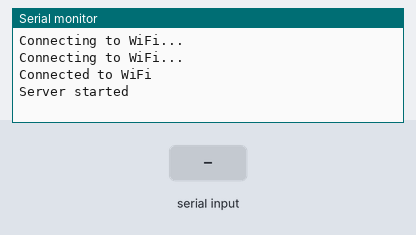
Simulated run of this sketch. Board: ESP8266 (NodeMCU). Shown: the last lines printed to the serial monitor. The inputs (shaded band) are chosen by the test bench. WiFi joins after 1.5 s; servers stay silent unless stated.

Above: at 3.2 s.
3.3 s: "1\n" received over Serial
At 4.5 s:
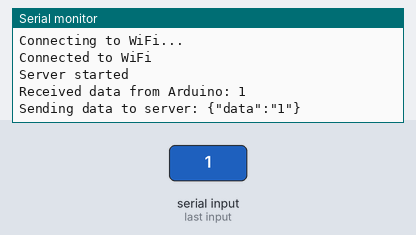
4.8 s: "0\n" received over Serial
At 5.9 s:
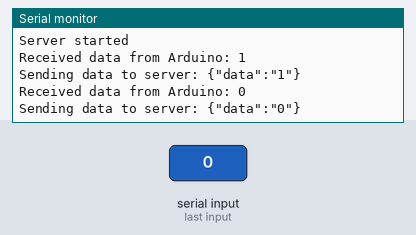

Measured:
- after the input at 3.3 s, the serial monitor: prints a new line at once (image 1)
- after the input at 4.8 s, the serial monitor: prints a new line at once (image 2)

The sketch:

SmartHome.ino
```cpp
#include <ESP8266WiFi.h>
#include <ESP8266WebServer.h>
#include <ArduinoJson.h>

const char* ssid = "Solo Xr";
const char* password = "SoloCodd";

ESP8266WebServer server(80);

void handleRoot() {
  server.send(200, "text/plain", "NodeMCU is running!");
}

void handleCommand() {
  if (server.method() != HTTP_POST) {
    server.send(405, "text/plain", "Method Not Allowed");
    return;
  }

  DynamicJsonDocument json(1024);

  DeserializationError error = deserializeJson(json, server.arg("plain"));

  if (error) {
    server.send(400, "text/plain", "Bad Request");
    return;
  }

  bool relay1State = json["relay1"];
  bool relay2State = json["relay2"];
  bool relay3State = json["relay3"];

  // Send the command to the Arduino
  // Adjust the code here to send the command via serial communication to the Arduino

  server.send(200, "text/plain", "OK");
}

void setup() {
  Serial.begin(9600);

  WiFi.begin(ssid, password);
  while (WiFi.status() != WL_CONNECTED) {
    delay(1000);
    Serial.println("Connecting to WiFi...");
  }
  Serial.println("Connected to WiFi");

  server.on("/", handleRoot);
  server.on("/command", handleCommand);
  server.begin();
  Serial.println("Server started");
}

void loop() {
  server.handleClient();

  if (Serial.available()) {
    String data = Serial.readStringUntil('\n');
    Serial.println("Received data from Arduino: " + data);

    DynamicJsonDocument json(1024);
    json["data"] = data;

    String jsonString;
    serializeJson(json, jsonString);

    // Send the data to the server as JSON
    // Adjust the server endpoint and headers as per your requirements
   // HTTPClient http;
    // http.begin("http://your-server-endpoint");
    // http.addHeader("Content-Type", "application/json");
    // int httpResponseCode = http.POST(jsonString);
    // http.end();

    // Example output for testing
    Serial.println("Sending data to server: " + jsonString);
  }
}
```
